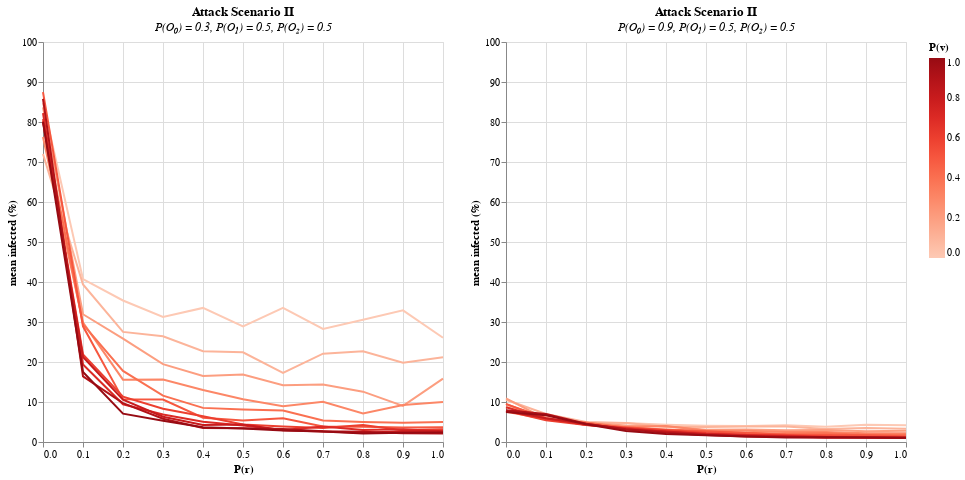

Notebook cell for this chart:
### Markdown cell above
# Influence indifferent propagation speed (opinion 1, P(O₁))

### Code cell
import altair as alt
import pandas as pd

alt.data_transformers.disable_max_rows()

# Read .csv file with prepared simulation results
df = pd.read_csv("filtered_df.csv")

dfa = df[
        (df["prob_share_disinfo"] == 0.5) &
        (df["prob_share_indifferent"] == 0.3) &
        (df["prob_share_facts"] == 0.5)
    ]

dfb = df[
        (df["prob_share_disinfo"] == 0.5) &
        (df["prob_share_indifferent"] == 0.9) &
        (df["prob_share_facts"] == 0.5)
    ]

# Create base chart
a = alt.Chart(dfa).mark_line().encode(
                x=alt.X('prob_prebunk', title='P(r)'),
                y=alt.Y('i', title='mean infected (%)', scale=alt.Scale(domain=[0, 100])),
                color=alt.Color('prob_immune', title='P(v)', scale=alt.Scale(scheme='reds'))
).properties(width=400, height=400,
        title=alt.TitleParams(
            text=f'Attack Scenario II',
            subtitle=f'P(O₀) = {0.3}, P(O₁) = {0.5}, P(O₂) = {0.5}',
            subtitleFontStyle='italic'
        ))

b = alt.Chart(dfb).mark_line().encode(
                x=alt.X('prob_prebunk', title='P(r)'),
                y=alt.Y('i', title='mean infected (%)', scale=alt.Scale(domain=[0, 100])),
                color=alt.Color('prob_immune', title='P(v)', scale=alt.Scale(scheme='reds'))
).properties(width=400, height=400,
        title=alt.TitleParams(
            text=f'Attack Scenario II',
            subtitle=f'P(O₀) = {0.9}, P(O₁) = {0.5}, P(O₂) = {0.5}',
            subtitleFontStyle='italic'
        ))

a | b
